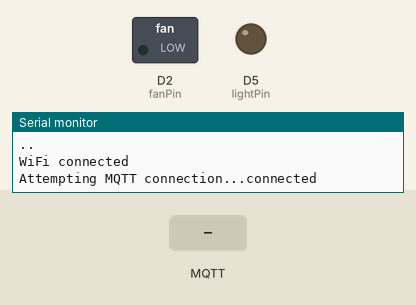
Bench run of a sketch on a simulated ESP8266 (NodeMCU). Shown: switched loads named in the sketch (green lamp = pin HIGH), output pins drawn as LEDs (lit = HIGH), the last lines printed to the serial monitor. The inputs (shaded band) are chosen by the test bench. WiFi joins after 1.5 s; servers stay silent unless stated; no MQTT or app messages arrive unless stated.

Above: at 3.2 s.
3.3 s: MQTT message "room/light/main" arrives on the first subscribed topic
At 4.3 s:
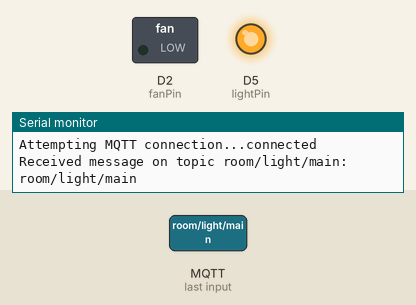
4.8 s: MQTT message "ON" arrives on the second subscribed topic
At 5.4 s:
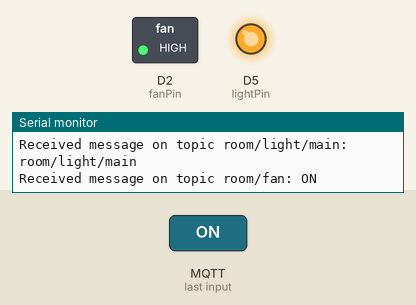
6.3 s: MQTT message "ON" arrives on the first subscribed topic
At 6.6 s:
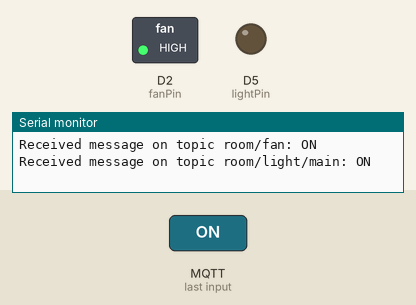
Timing chart, 0 to 9.3 s (numbered marks = the images above; inputs shaded):
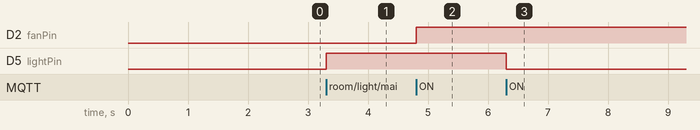

The sketch:

NetSwitch.ino
```cpp
#include <ESP8266WiFi.h>
#include <PubSubClient.h>

// WiFi credentials
const char* ssid = "WIFI_SSID";
const char* password = "WIFI_PASSWORD";

// MQTT server details
const char* mqtt_server = "YOUR_BROKER_IP";

// Pins for light and fan
const int lightPin = D5;
const int fanPin = D2;

// WiFi and MQTT client objects
WiFiClient espClient;
PubSubClient client(espClient);

// MQTT callback function
void callback(char* topic, byte* payload, unsigned int length) {
    String message = "";
    for (unsigned int i = 0; i < length; i++) {
        message += (char)payload[i];
    }

    Serial.printf("Received message on topic %s: %s\n", topic, message.c_str());

    if (String(topic) == "room/light/main") {
        digitalWrite(lightPin, (message == "ON") ? LOW : HIGH);
    } else if (String(topic) == "room/fan") {
        digitalWrite(fanPin, (message == "ON") ? HIGH : LOW);
    }
}

// Reconnect to MQTT broker
void reconnect() {
    while (!client.connected()) {
        Serial.print("Attempting MQTT connection...");
        if (client.connect("ESP8266Client")) {
            Serial.println("connected");
            client.subscribe("room/light/main");
            client.subscribe("room/fan");
        } else {
            Serial.printf("failed, rc=%d. Retrying in 5 seconds...\n", client.state());
            delay(5000);
        }
    }
}

void setup() {
    // Initialize pins
    pinMode(lightPin, OUTPUT);
    pinMode(fanPin, OUTPUT);

    // Start serial communication
    Serial.begin(115200);

    // Connect to WiFi
    Serial.println("Connecting to WiFi...");
    WiFi.begin(ssid, password);
    while (WiFi.status() != WL_CONNECTED) {
        delay(1000);
        Serial.print(".");
    }
    Serial.println("\nWiFi connected");

    // Configure MQTT client
    client.setServer(mqtt_server, 1883);
    client.setCallback(callback);
}

void loop() {
    // Ensure MQTT connection
    if (!client.connected()) {
        reconnect();
    }
    client.loop();
}


// Upload the code to your ESP8266 board using the Arduino IDE.
```

Measured:
- after the input at 3.3 s, D5 (lightPin): LOW → HIGH at once
- after the input at 4.8 s, D2 (fanPin): LOW → HIGH at once
- after the input at 6.3 s, D5 (lightPin): HIGH → LOW at once
